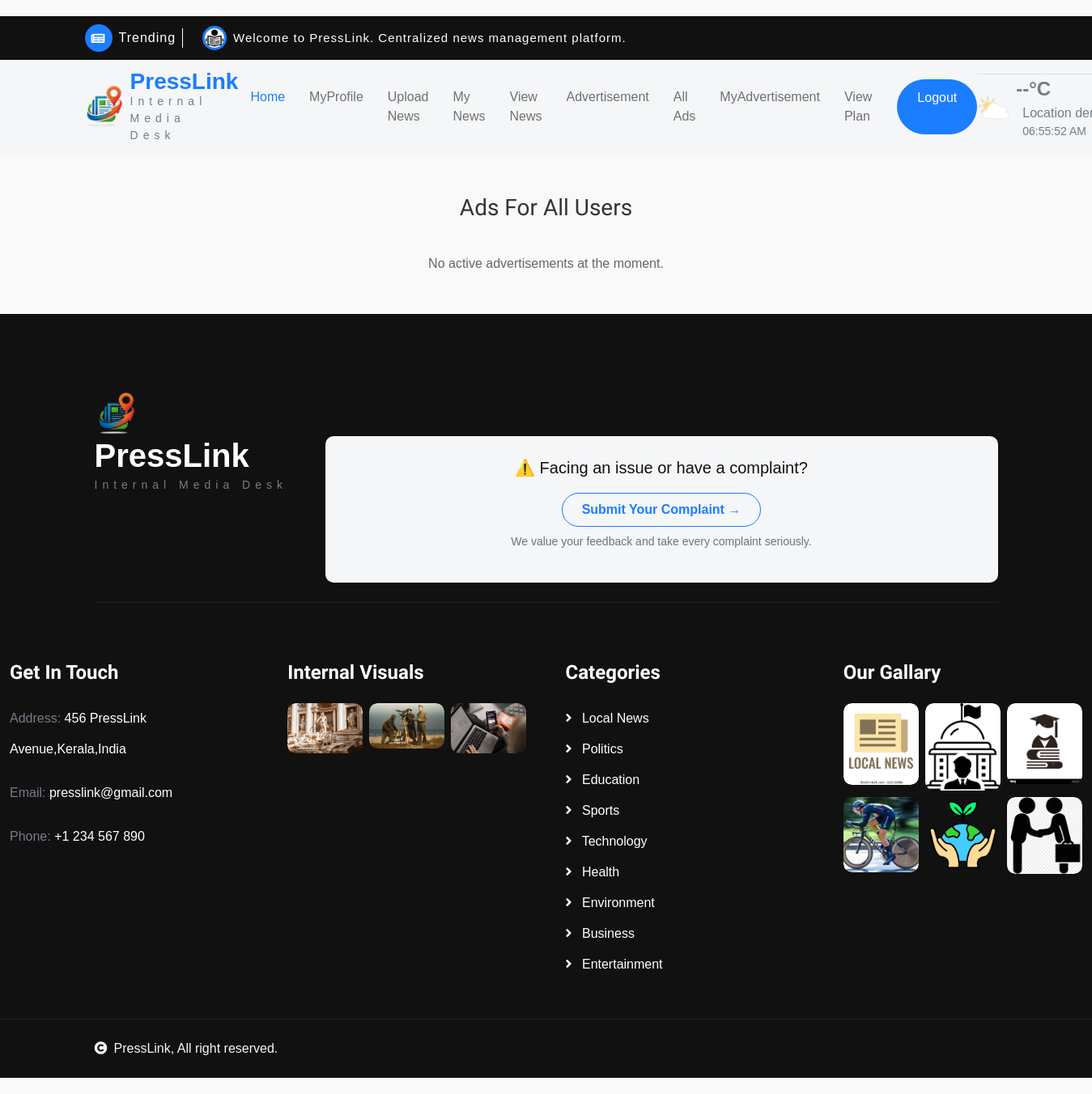
The page /User/ViewAdvertisements/ (signed in) on the database as committed earlier.
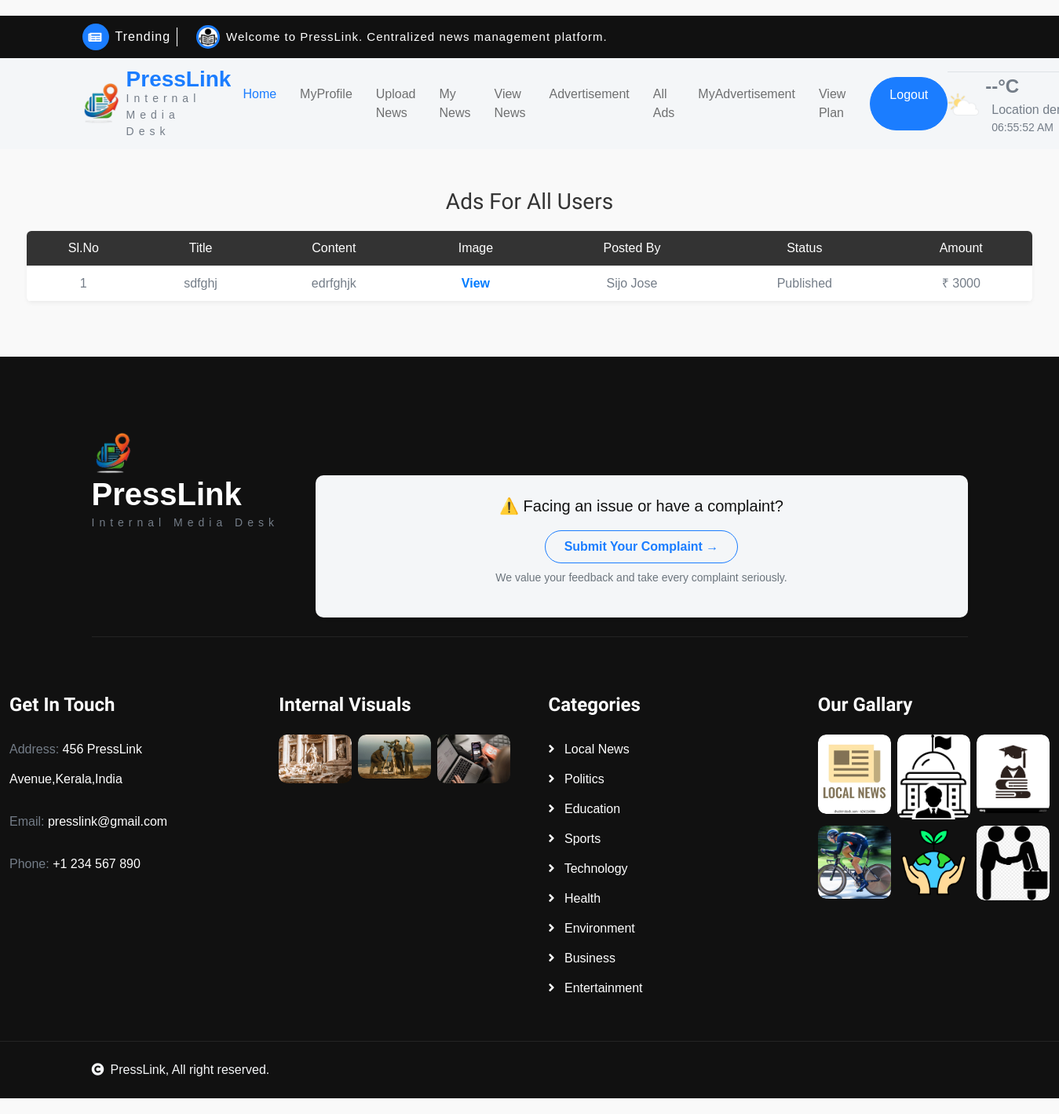
The same page on the database as committed later.
### User/models.py (models this page shows)
class tbl_advertisement(models.Model):
    advertisement_date=models.DateField(auto_now_add=True)
    advertisement_status=models.IntegerField(default=0)
    advertisement_file=models.FileField(upload_to="Assets/news/")
    advertisement_title=models.CharField(max_length=50)
    advertisement_content=models.CharField(max_length=50)
    user_id=models.ForeignKey(tbl_user,on_delete=models.CASCADE)
    verifier_id=models.ForeignKey(tbl_verifier,on_delete=models.CASCADE,null=True)
    editor_id=models.ForeignKey(tbl_editor,on_delete=models.CASCADE,null=True)
    advertisement_amount = models.IntegerField(null=True, blank=True)

### Guest/models.py (models this page shows)
class tbl_user(models.Model):
    user_name=models.CharField(max_length=50)
    user_email=models.CharField(max_length=50)
    user_contact=models.CharField(max_length=50)
    user_gender=models.CharField(max_length=50)
    user_dob=models.CharField(max_length=50)
    user_address=models.CharField(max_length=80)
    user_photo=models.FileField(upload_to="Assets/UserDocs/")
    user_proof=models.FileField(upload_to="Assets/UserDocs/")
    user_work=models.FileField(upload_to="Assets/UserDocs/")
    skill_type=models.ForeignKey(tbl_skilltype,on_delete=models.CASCADE)
    user_level=models.CharField(max_length=50)
    user_bio=models.CharField(max_length=50)
    user_social=models.CharField(max_length=50)
    user_password=models.CharField(max_length=50)
    user_status=models.IntegerField(default=0)
    place=models.ForeignKey(tbl_place,on_delete=models.CASCADE)

### User/views.py (the view)
# urls.py: path("ViewAdvertisements/", views.ViewAdvertisements, name="ViewAdvertisements"),
def ViewAdvertisements(request):
    if "uid" in request.session:
        advdata = tbl_advertisement.objects.filter(advertisement_status=6).order_by('-advertisement_date')
        return render(request, 'User/ViewAdvertisements.html', {'advdata': advdata})
    else:
        return redirect("Guest:Login")

### User/Templates/User/ViewAdvertisements.html (shortened to what this page needs)
{% extends 'User/Header.html' %}
{% block content %}
<h3>Ads For All Users</h3>
{% if advdata %}
<table>
    <thead>
        <tr>
            <th>Sl.No</th>
            <th>Title</th>
            <th>Content</th>
            <th>Image</th>
            <th>Posted By</th>
            <th>Status</th>
            <th>Amount</th>
        </tr>
    </thead>
    <tbody>
        {% for i in advdata %}
        <tr>
            <td>{{ forloop.counter }}</td>
            <td>{{ i.advertisement_title }}</td>
            <td>{{ i.advertisement_content }}</td>
            <td>
                {% if i.advertisement_file %}
                <a href="{{ i.advertisement_file.url }}" target="_blank">View</a>
                {% else %}
                No File
                {% endif %}
            </td>
            <td>{{ i.user_id.user_name }}</td>
            <td>Published</td>
            <td>₹ {{ i.advertisement_amount|default:"N/A" }}</td>
        </tr>
        {% endfor %}
    </tbody>
</table>
{% else %}
<div class="no-data">No active advertisements at the moment.</div>
{% endif %}
{% endblock %}

Rows that differ between the two databases and show on the page:
added tbl_advertisement: advertisement_title "sdfghj", advertisement_content "edrfghjk", user_id.user_name "Sijo Jose", advertisement_amount "3000"
Other text that changed with them:
text no longer shown: "No active advertisements at the moment."
text now shown: "Sl.No Title Content Image Posted By Status Amount"
